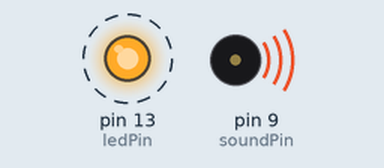
The sketch below on a simulated Arduino Uno, built with avr-gcc and run on an emulated ATmega328P. On the bench: output pins drawn as LEDs (lit = HIGH), buzzer (waves = sounding). Dashed ring = blinking.

Above: at 0.05 s.
Timing chart, 0 to 3.0 s (numbered marks = the images above):
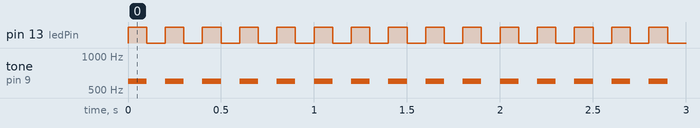

The sketch:

guia_1_31.ino
```cpp
const int ledPin = 13;
const int soundPin = 9;

void setup() {
  pinMode(ledPin, OUTPUT);
  pinMode(soundPin, OUTPUT);
}

void loop() {
  digitalWrite(ledPin, HIGH);
  tone(soundPin, 600);

  delay(100);


  digitalWrite(ledPin, LOW);
  noTone(soundPin);

  delay(100);
}
```

Measured:
- by itself, pin 13 (ledPin): alternates HIGH for 0.10 s and LOW for 0.10 s
- by itself, tone on pin 9 (soundPin): alternates 600 Hz for 0.10 s and silent for 0.10 s
